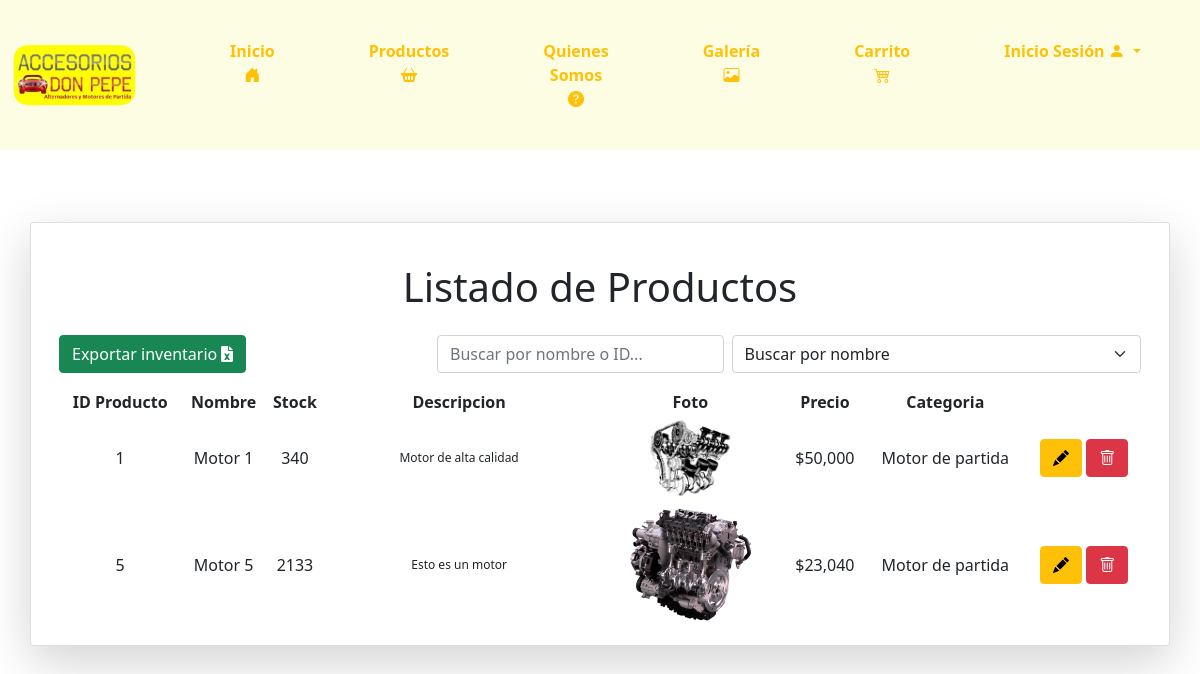
/listaproducto/, run on an earlier commit of the app's database.
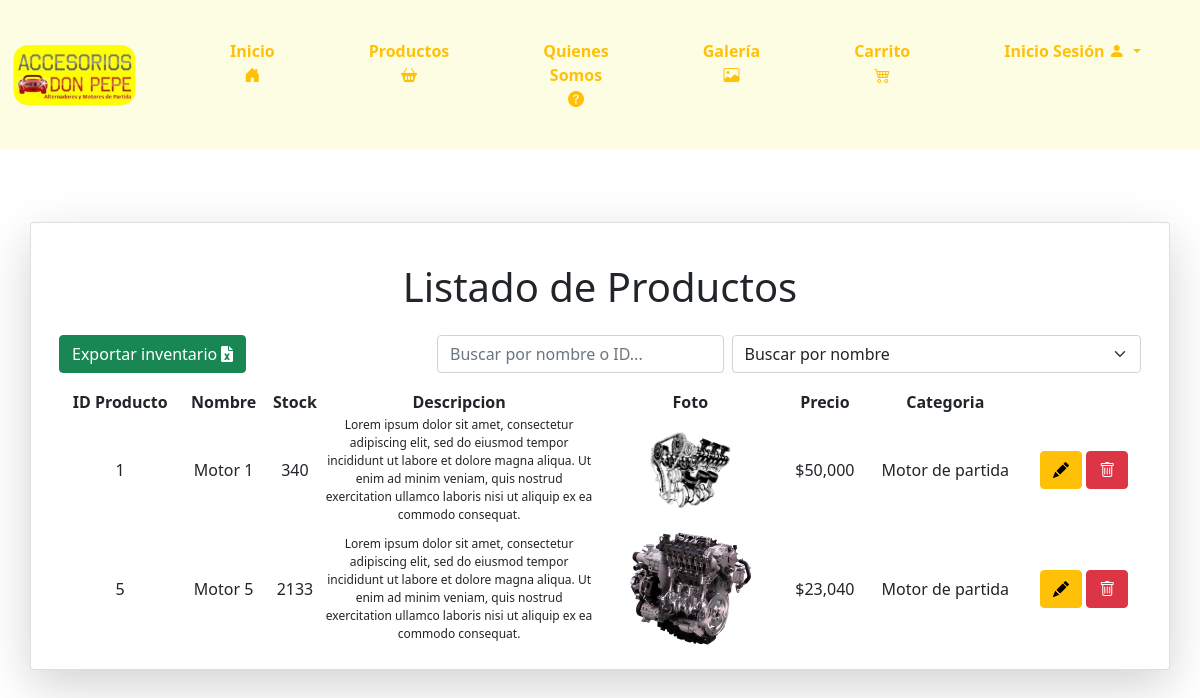
And on a later commit of the database.
### core/models.py (models this page shows, shortened)
class Producto(models.Model):
    codProducto = models.IntegerField(primary_key=True)
    nombreP = models.CharField(max_length=100)
    stock = models.IntegerField()
    descipcion = models.CharField(max_length=500)
    foto = models.ImageField(upload_to="productos")  # Directorio de destino para las imágenes de los productos
    precio = models.IntegerField()
    categoria = models.ForeignKey(Categoria, on_delete=models.CASCADE)

class Categoria(models.Model):
    idCategoria = models.AutoField(primary_key=True)
    nombreCa = models.CharField(max_length=50)
    def __str__(self) -> str:
        return self.nombreCa

### core/views.py (the view)
# urls.py: path('listaproducto/', listaproducto, name="listaproducto"),
def listaproducto(request):
    productoListado = Producto.objects.all()
    categorias= Categoria.objects.all()
    contexto = {
        "categorias": categorias,
        "productos": productoListado
    }
    return render(request, 'core/listaproducto.html', contexto)

### core/templatetags/custom_filters.py (called while the page is built)
@register.filter
def format_clp(value):
    try:
        return "${:,.0f}".format(value)
    except (ValueError, TypeError):
        return value

### core/templates/core/listaproducto.html (shortened to what the changed rows need)
{% load static %}
{% load custom_filters %}
<!DOCTYPE html>
<html lang="en">
<head>
    <link href="https://cdn.jsdelivr.net/npm/bootstrap@5.0.2/dist/css/bootstrap.min.css" rel="stylesheet"
>
    <link href="https://cdnjs.cloudflare.com/ajax/libs/font-awesome/6.0.0-beta3/css/all.min.css" rel="stylesheet">
    <link type="text/css" rel="stylesheet" href="{% static 'css/inicio.css' %}">
    <link href="https://cdn.jsdelivr.net/npm/bootstrap-icons/font/bootstrap-icons.css" rel="stylesheet">
</head>
<body>
    <br>
    <div class="container my-5">
        <div class="row">
            <div class="card shadow-lg">
                <div class="card-body">
                    <br>
                    <h1 class="text-center mb-4">Listado de Productos</h1>
                    <table class="col-md-12 col-xl-12" >
                        <thead>
                            <tr style="text-align: center;">
                                <th>ID Producto</th>
                                <th>Nombre</th>
                                <th>Stock</th>
                                <th>Descripcion</th>
                                <th>Foto</th>
                                <th>Precio</th>
                                <th>Categoria</th>
                            </tr>
                        </thead>
                        <tbody id="productosTable">
                            {% for m in productos %}
                            <tr style="text-align: center;">
                                <td>{{ m.codProducto }}</td>
                                <td>{{ m.nombreP }}</td>
                                <td>{{ m.stock }}</td>
                                <td style="width: 25%; font-size: 12px;">{{ m.descipcion }}</td>
                                <td><img src="{{ m.foto.url }}" alt="{{ m.nombreP }}" style="max-width: 150px;"></td>
                                <td>{{ m.precio | format_clp }}</td>
                                <td>{{ m.categoria }}</td>
                                <td>
                                    <a href="{% url 'editarproducto' m.codProducto  %}" class="btn btn-warning"><i class="bi bi-pencil-fill"></i></a>
                                    <a href="{% url 'borrarproducto' m.codProducto  %}" class="btn btn-danger"><i class="bi bi-trash"></i></a>
                                </td>
                            </tr>
                            {% endfor %}
                        </tbody>
                </div>
            </div>
        </div>
    </div>
</body>
</html>

What changed in the data, as far as the page shows it:
changed Producto "Motor 1": descipcion "Motor de alta calidad" → "Lorem ipsum dolor sit amet, consectetur adipiscing elit, sed do eiusmod tempor incididunt ut labore et dolore magna aliqua. Ut enim ad minim veniam, quis nostrud exercitation ullamco laboris nisi ut aliquip ex ea commodo consequat."
changed Producto "Motor 5": descipcion "Esto es un motor" → "Lorem ipsum dolor sit amet, consectetur adipiscing elit, sed do eiusmod tempor incididunt ut labore et dolore magna aliqua. Ut enim ad minim veniam, quis nostrud exercitation ullamco laboris nisi ut aliquip ex ea commodo consequat."
